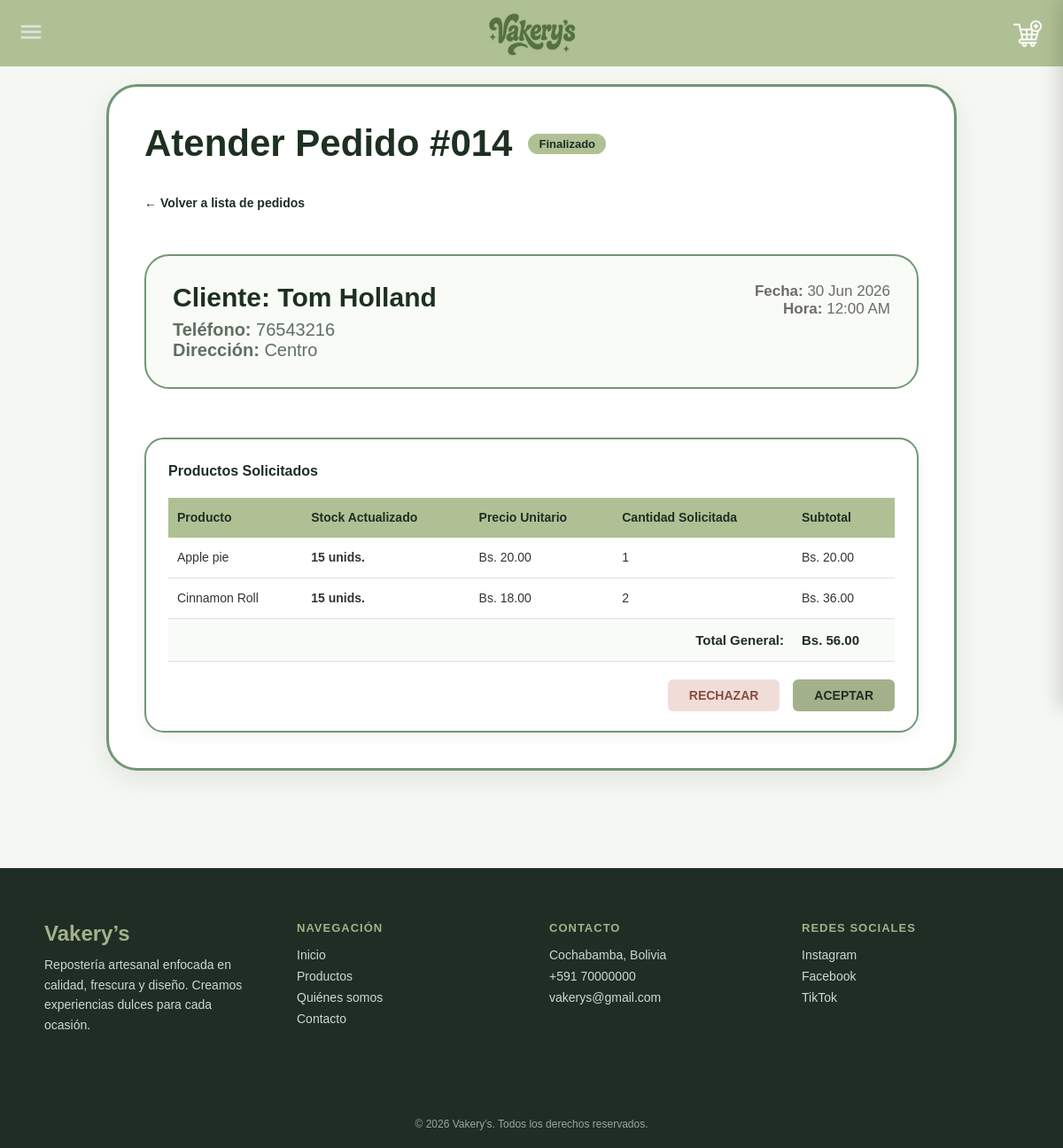
The app's page /Ventas/regisventa.php?pedido_id=14, older data.
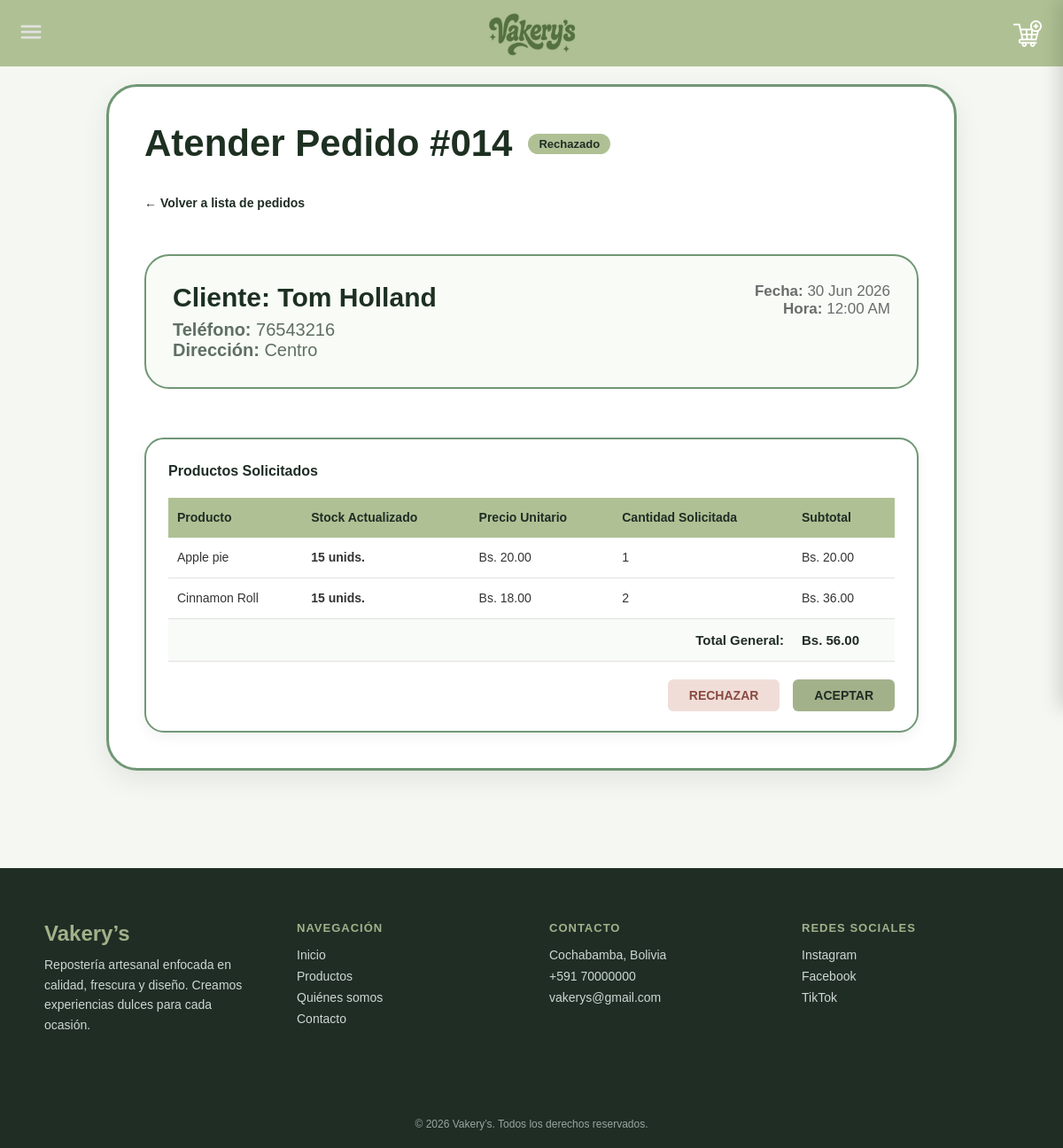
The same page, newer data.
### tables this page shows
CREATE TABLE IF NOT EXISTS `pedidos` (
  `id` INT NOT NULL AUTO_INCREMENT,
  `Nombre` VARCHAR(200) NULL,
  `Fecha` DATE NULL,
  `Estado` VARCHAR(45) NULL,
  `NombreVendedor` VARCHAR(200) NULL,
  `Direccion` VARCHAR(45) NULL,
  `Telefono` INT NULL,
  PRIMARY KEY (`id`)
);

### ventas/regisventa.php (the view, shortened to what this page needs)
<?php
$servidor = "localhost";
$usuario = "root";
$contrasena = "";
$bd = "vakerysss";
$conn = new mysqli($servidor, $usuario, $contrasena, $bd);
$id_pedido = $_GET['pedido_id'];
$resPedido = $conn->query("SELECT * FROM pedidos WHERE id = '$id_pedido'");
$pedido = $resPedido ? $resPedido->fetch_assoc() : null;
$sqlCarrito = "SELECT c.Cantidad, c.CostoTotal, p.NombreProducto, p.PrecioProducto, p.Stock
               FROM carrito c
               INNER JOIN productos p ON c.productos_Codigo = p.Codigo
               WHERE c.pedidos_id = '$id_pedido'";
$resCarrito = $conn->query($sqlCarrito);
$total = 0;
?>
<!DOCTYPE html>
<html lang="es">
<head>
    <link rel="stylesheet" href="../estilos/vendedor.css">
</head>
<body>
<div class="b" style="margin-top: 20px;">
    <div class="ba">
        <div class="bb">
            <h1>Atender Pedido #<?php echo sprintf('%03d', $pedido['id']); ?></h1>
            <span class="estado-tag-badge"><?php echo $pedido['Estado'] ? $pedido['Estado'] : 'Pendiente'; ?></span>
        </div>
        <a href="../paginavendedor.php" class="btn-volver-link">&larr; Volver a lista de pedidos</a>
        <div class="bf" style="margin-bottom: 20px;">
            <div class="bg">
                <div class="bc">
                    <h2>Cliente: <?php echo htmlspecialchars($pedido['Nombre']); ?></h2>
                    <p><strong>Teléfono:</strong> <?php echo htmlspecialchars($pedido['Telefono']); ?></p>
                    <p><strong>Dirección:</strong> <?php echo htmlspecialchars($pedido['Direccion']); ?></p>
                </div>
                <div class="bd">
                    <p><strong>Fecha:</strong> <?php echo date('d M Y', strtotime($pedido['Fecha'])); ?></p>
                    <p><strong>Hora:</strong> <?php echo date('h:i A', strtotime($pedido['Fecha'])); ?></p>
                </div>
            </div>
        </div>
        <div class="be">
            <h3 style="color:#1f2d25; margin-bottom: 10px; font-size: 16px;">Productos Solicitados</h3>
            <table class="tabla-productos">
                <thead>
                    <tr>
                        <th>Producto</th>
                        <th>Stock Actualizado</th>
                        <th>Precio Unitario</th>
                        <th>Cantidad Solicitada</th>
                        <th>Subtotal</th>
                    </tr>
                </thead>
                <tbody>
                    <?php
                    if ($resCarrito && $resCarrito->num_rows > 0) {
                        while ($prod = $resCarrito->fetch_assoc()) {
                            $total += $prod['CostoTotal'];
                            $esUltimoStock = ($prod['Stock'] <= $prod['Cantidad']);
                    ?>
                        <tr>
                            <td><?php echo htmlspecialchars($prod['NombreProducto']); ?></td>
                            <td class="<?php echo $esUltimoStock ? 'stock-alerta' : 'stock-normal'; ?>">
                                <?php echo $prod['Stock']; ?> unids.
                            </td>
                            <td>Bs. <?php echo number_format($prod['PrecioProducto'], 2); ?></td>
                            <td><?php echo $prod['Cantidad']; ?></td>
                            <td>Bs. <?php echo number_format($prod['CostoTotal'], 2); ?></td>
                        </tr>
                    <?php
                        }
                    } else {
                        echo "<tr><td colspan='5' style='text-align:center;'>No hay productos asociados a este pedido.</td></tr>";
                    }
                    ?>
                    <tr class="total-row">
                        <td colspan="4" style="text-align: right;">Total General:</td>
                        <td>Bs. <?php echo number_format($total, 2); ?></td>
                    </tr>
                </tbody>
            </table>
            <form method="post" class="acciones-form" id="formPedido">
                <button type="submit" name="accion" value="rechazar" class="btn-accion btn-rechazar">RECHAZAR</button>
                <button type="submit" name="accion" value="aceptar" class="btn-accion btn-aceptar">ACEPTAR</button>
            </form>
        </div>
    </div>
</div>
<?php include_once "../footer.php"; ?>
</body>
</html>

Row changes from the older to the newer data that the page shows:
changed pedidos "Tom Holland": Estado "Finalizado" → "Rechazado"
